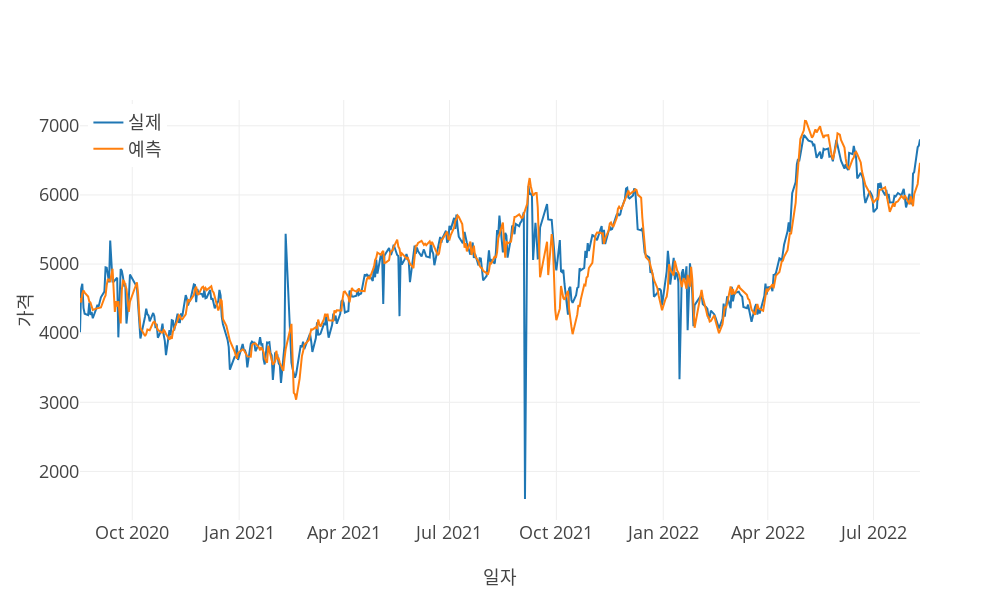

This figure's notebook cell:
### Code cell
print("\nGRU")
gru, val_dataloader = RNN(
    data,
    training_cutoff,
    target,
    group,
    max_encoder_length,
    max_prediction_length,
    time_varying_known_categoricals,
    time_varying_unknown_categoricals,
    time_varying_known_reals,
    batch_size,
    pathForSavingModels(product_and_product_type, product_attribute, raw_file_name, 'GRU'),
    'GRU'
)

actuals = torch.cat([y[0] for x, y in iter(val_dataloader)])
gru_predictions = gru.predict(val_dataloader)

model_eval(actuals, gru_predictions, predictions_x_axis, stdout=True, vis=True)

### Figure 1 — Plotly figure (JSON) as saved in the notebook; plotly's stock layout.template omitted (floating-point values rounded to 4 significant figures; data arrays with more than 128 entries replaced by an {"elided": "..."} marker saying what was removed)
{"data": [{"mode": "lines", "name": "실제", "type": "scatter", "x": {"elided": "510 str values"}, "y": {"elided": "510 float values"}}, {"mode": "lines", "name": "예측", "type": "scatter", "x": {"elided": "510 str values"}, "y": {"elided": "510 float values"}}], "layout": {"height": 600, "legend": {"x": 0.01, "xanchor": "left", "y": 0.99, "yanchor": "top"}, "width": 1000, "xaxis": {"title": {"text": "일자"}}, "yaxis": {"title": {"text": "가격"}}}}
